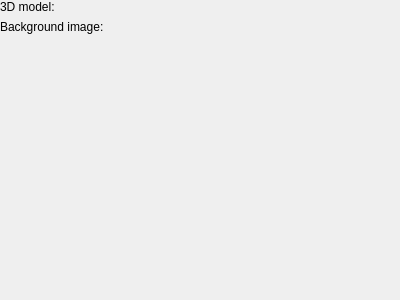
<?xml version="1.0" encoding="UTF-8"?>
<ui version="4.0">
 <class>ModelViewOptionsPage</class>
 <widget class="QWidget" name="ModelViewOptionsPage">
  <property name="geometry">
   <rect>
    <x>0</x>
    <y>0</y>
    <width>400</width>
    <height>300</height>
   </rect>
  </property>
  <property name="windowTitle">
   <string>Form</string>
  </property>
  <layout class="QGridLayout" name="gridLayout">
   <property name="margin">
    <number>0</number>
   </property>
   <item row="0" column="0">
    <widget class="QLabel" name="label">
     <property name="text">
      <string>3D model:</string>
     </property>
    </widget>
   </item>
   <item row="1" column="0">
    <widget class="QLabel" name="label_2">
     <property name="text">
      <string>Background image:</string>
     </property>
    </widget>
   </item>
   <item row="1" column="1">
    <widget class="Utils::PathChooser" name="backgroundPathChooser" native="true"/>
   </item>
   <item row="0" column="1">
    <widget class="Utils::PathChooser" name="modelPathChooser" native="true"/>
   </item>
   <item row="2" column="0">
    <spacer name="verticalSpacer">
     <property name="orientation">
      <enum>Qt::Vertical</enum>
     </property>
     <property name="sizeHint" stdset="0">
      <size>
       <width>20</width>
       <height>40</height>
      </size>
     </property>
    </spacer>
   </item>
  </layout>
 </widget>
 <customwidgets>
  <customwidget>
   <class>Utils::PathChooser</class>
   <extends>QWidget</extends>
   <header>utils/pathchooser.h</header>
   <container>1</container>
  </customwidget>
 </customwidgets>
 <resources/>
 <connections/>
</ui>
